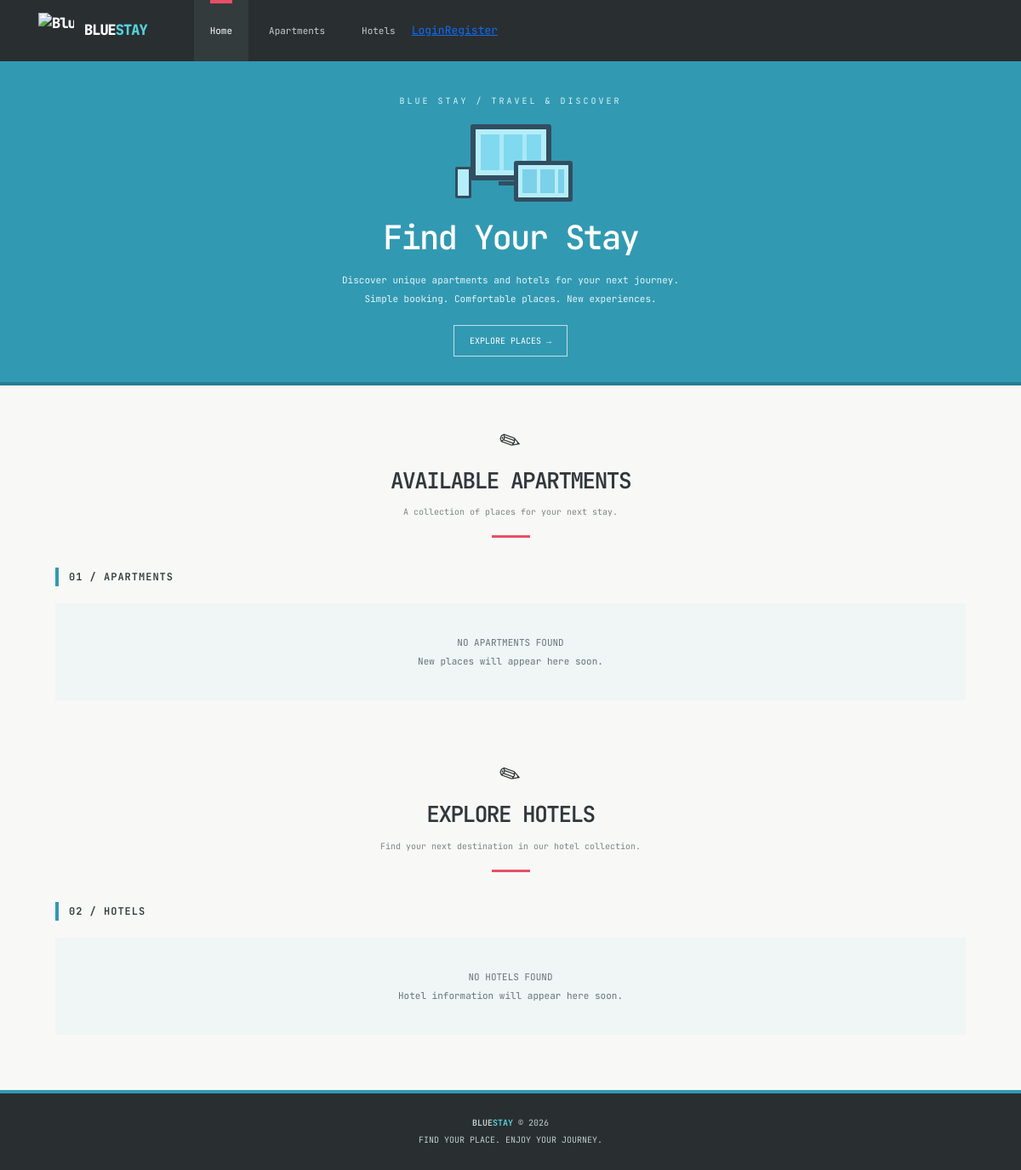
/, run on an earlier commit of the app's database.
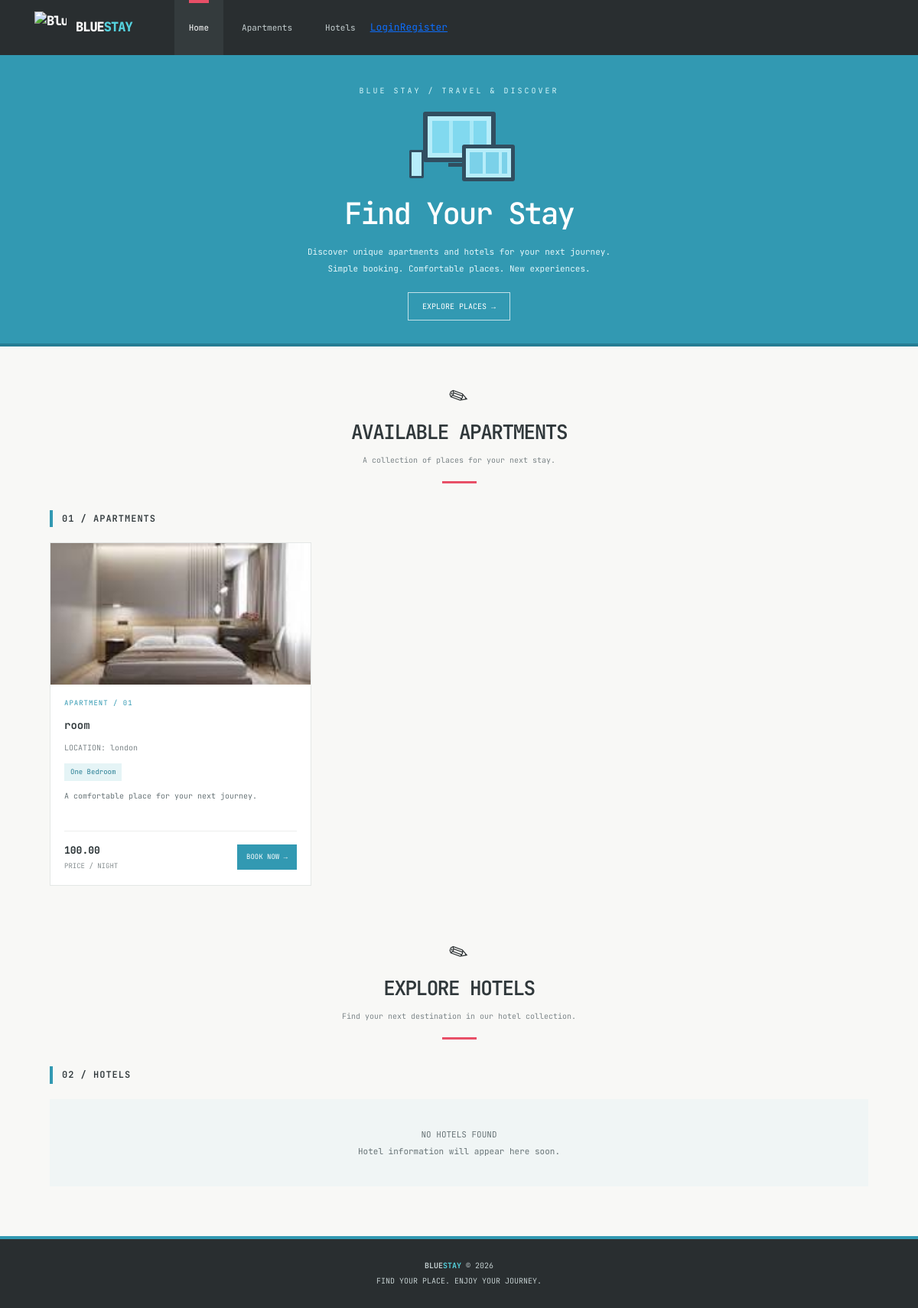
And on a later commit of the database.
### booking_app/models.py (models this page shows, shortened)
class Apartment(models.Model):
    APARTAMENT_TYPES = [
        ('studio', 'Studio'),
        ('one_bedroom', 'One Bedroom'),
        ('two_bedroom', 'Two Bedroom'),
        ('penthouse', 'Penthouse'),
    ]
    name = models.CharField(max_length=150)
    location = models.CharField(max_length=150)
    description = models.TextField(null=True, blank=True)
    price_per_night = models.DecimalField(max_digits=8, decimal_places=2)
    capacity = models.IntegerField(default=1)
    image =  models.ImageField(upload_to='apartments/', null=True, blank=True)
    type_apartment = models.CharField(max_length=50, choices=APARTAMENT_TYPES, default='one_bedroom')
    is_available = models.BooleanField(default=True)

### booking_app/views.py (the view)
# urls.py: 2. Add a URL to urlpatterns:  path('', views.home, name='home')
def home(request):
    apartments = Apartment.objects.filter(is_available=True)
    return render(request, 'home.html', {'apartments': apartments})

### templates/home.html (shortened to what this page needs)
{% extends "base.html" %}
{% block content %}
<section class="hero" id="home">
    <div class="hero-label">BLUE STAY / TRAVEL & DISCOVER</div>
    <div class="hero-symbol">
        <div class="device monitor"></div>
        <div class="device tablet"></div>
        <div class="device phone"></div>
    </div>
    <h1>Find Your Stay</h1>
    <p>
        Discover unique apartments and hotels for your next journey.<br>
        Simple booking. Comfortable places. New experiences.
    </p>
    <a href="#apartments" class="hero-button">
        EXPLORE PLACES &rarr;
    </a>
</section>
<main class="portfolio">
    <section id="apartments">
        <div class="section-heading">
            <div class="section-icon">✎</div>
            <h2>Available Apartments</h2>
            <p>A collection of places for your next stay.</p>
            <div class="section-line"></div>
        </div>
        <h3 class="category-title">01 / Apartments</h3>
        <div class="listing-grid">
            {% for apartment in apartments %}
                <article class="listing-card">
                    {% if apartment.image %}
                        <img
                            src="{{ apartment.image.url }}"
                            class="listing-image"
                            alt="{{ apartment.name }}"
                        >
                    {% else %}
                        <div class="image-empty">⌂</div>
                    {% endif %}
                    <div class="listing-body">
                        <div class="listing-number">
                            APARTMENT / {{ forloop.counter|stringformat:"02d" }}
                        </div>
                        <h3>{{ apartment.name }}</h3>
                        <div class="listing-location">
                            LOCATION: {{ apartment.location }}
                        </div>
                        <span class="type-badge">
                            {{ apartment.get_type_apartment_display }}
                        </span>
                        <div class="listing-description">
                            {% if apartment.description %}
                                {{ apartment.description|truncatewords:12 }}
                            {% else %}
                                A comfortable place for your next journey.
                            {% endif %}
                        </div>
                        <div class="listing-bottom">
                            <div class="listing-price">
                                {{ apartment.price_per_night }}
                                <small>PRICE / NIGHT</small>
                            </div>
                            <a
                                href="{% url 'apartment_page' apartment.id %}"
                                class="listing-button"
                            >
                                BOOK NOW &rarr;
                            </a>
                        </div>
                    </div>
                </article>
            {% empty %}
                <div class="empty-state">
                    NO APARTMENTS FOUND<br>
                    New places will appear here soon.
                </div>
            {% endfor %}
        </div>
    </section>
    <section id="hotels" class="hotels-section">
        <div class="section-heading">
            <div class="section-icon">✎</div>
            <h2>Explore Hotels</h2>
            <p>Find your next destination in our hotel collection.</p>
            <div class="section-line"></div>
        </div>
        <h3 class="category-title">02 / Hotels</h3>
        <div class="listing-grid">
            {% for hotel in hotels %}
                <article class="listing-card hotel-card">
                    <div class="image-empty">⌂</div>
                    <div class="listing-body">
                        <div class="listing-number">
                            HOTEL / {{ forloop.counter|stringformat:"02d" }}
                        </div>
                        <h3>{{ hotel.name }}</h3>
                        <div class="listing-location">
                            LOCATION: {{ hotel.location }}
                        </div>
                        <div class="listing-description">
                            {{ hotel.description|truncatewords:18 }}
                        </div>
                    </div>
                </article>
            {% empty %}
                <div class="empty-state">
                    NO HOTELS FOUND<br>
                    Hotel information will appear here soon.
                </div>
            {% endfor %}
        </div>
    </section>
</main>
{% endblock %}

### templates/base.html (shortened to what this page needs)
<!DOCTYPE html>
<html lang="uk">
<head>
    <link href="https://cdn.jsdelivr.net/npm/bootstrap@5.3.6/dist/css/bootstrap.min.css"
          rel="stylesheet">
    {% load static %}
    <link rel="stylesheet" href="{% static 'style.css' %}">
</head>
<body>
    {% include 'menu.html' %}
    <main class="main-content">
        {% block content %}{% endblock %}
    </main>
    <footer class="site-footer">
        <div><strong>BLUE<span>STAY</span></strong> &copy; {% now "Y" %}</div>
        <div>FIND YOUR PLACE. ENJOY YOUR JOURNEY.</div>
    </footer>
</body>
</html>

### templates/menu.html (shortened to what this page needs)
{% load static %}
<nav class="navbar navbar-expand-lg site-navbar">
    <div class="container-fluid navbar-container">
        <a class="navbar-brand" href="{% url 'home' %}">
            <img src="{% static 'img/hotel.png' %}" alt="BlueStay logo">
            <span>BLUE<span class="brand-accent">STAY</span></span>
        </a>
        <div class="collapse navbar-collapse" id="navbarNav">
            <ul class="navbar-nav">
                <li class="nav-item">
                    <a class="nav-link active" href="{% url 'home' %}">
                        Home
                    </a>
                </li>
                <li class="nav-item">
                    <a class="nav-link" href="{% url 'home' %}#apartments">
                        Apartments
                    </a>
                </li>
                <li class="nav-item">
                    <a class="nav-link" href="{% url 'home' %}#hotels">
                        Hotels
                    </a>
                </li>
            </ul>
            {% if user.is_authenticated %}
                <a href="{% url 'logout' %}">Logout</a>
            {% else %}
                <a href="{% url 'login' %}">Login</a>
                <a href="{% url 'register' %}">Register</a>
            {% endif %}
        </div>
    </div>
</nav>

What changed in the data, as far as the page shows it:
added Apartment: image (picture), name "room", location "london", type_apartment "One Bedroom", shows "A comfortable place for your next journey.", price_per_night "100.00"
Also different on the page:
text no longer shown: "NO APARTMENTS FOUND New places will appear here soon."
